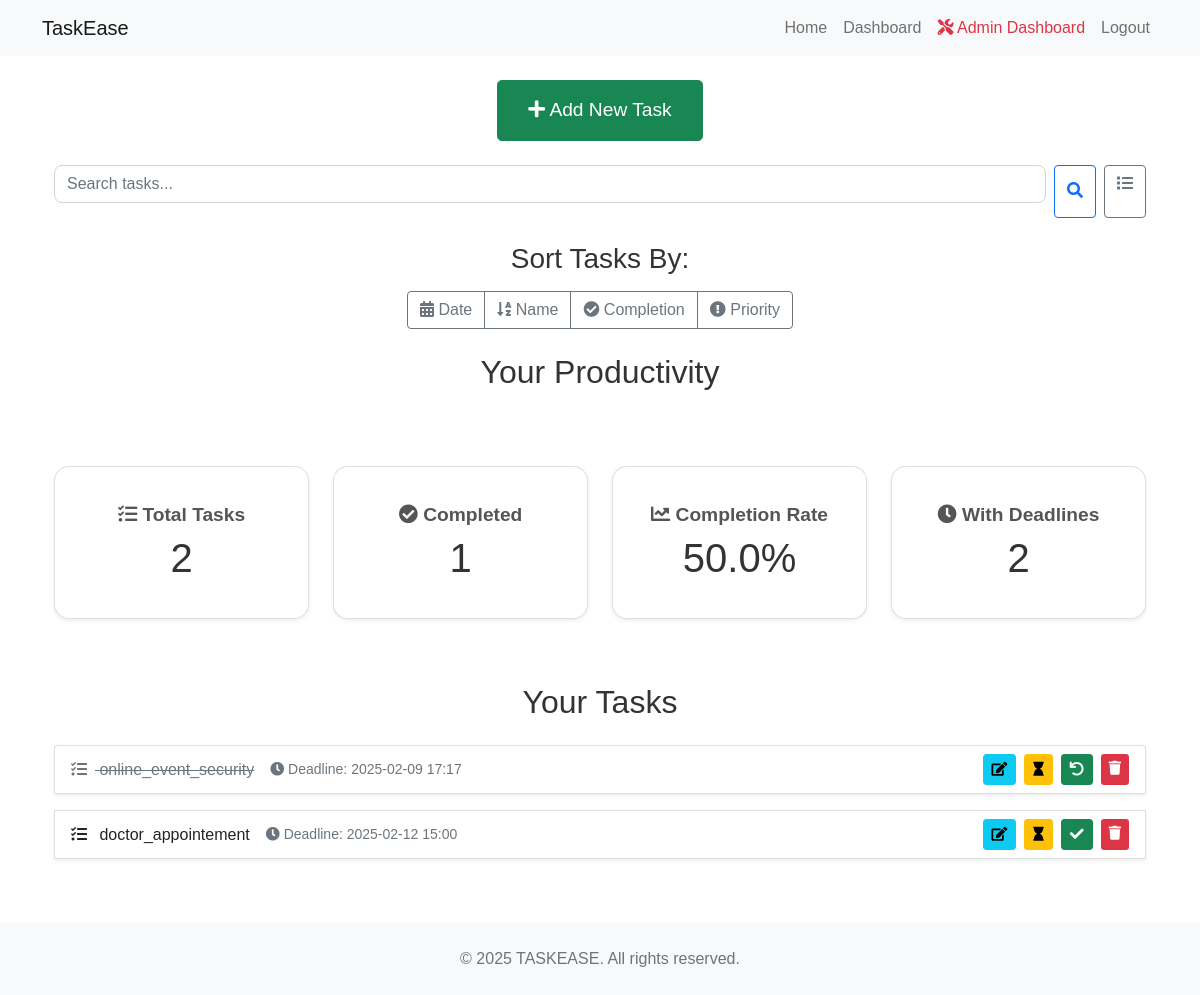
Page /dashboard?sort=priority&search= (signed in) on the committed database.
### app.py (models this page shows)
class Task(db.Model):
    id = db.Column(db.Integer, primary_key=True)
    content = db.Column(db.String(200), nullable=False)
    completed = db.Column(db.Boolean, default=False)
    date_created = db.Column(db.DateTime, default=datetime.utcnow)
    deadline = db.Column(db.DateTime, nullable=True)
    user_id = db.Column(db.Integer, db.ForeignKey('user.id'), nullable=False)

### app.py (the view)
@app.route('/dashboard')
@login_required
def index():
    sort_by = request.args.get('sort', 'date')  # Default sort by date
    search_query = request.args.get('search', '')  # Get search query
    tasks_query = Task.query.filter_by(user_id=current_user.id)
    if search_query:
        tasks_query = tasks_query.filter(Task.content.ilike(f'%{search_query}%'))
    if sort_by == 'name':
        tasks = tasks_query.order_by(Task.content).all()
    elif sort_by == 'complete':
        tasks = tasks_query.order_by(Task.completed).all()
    elif sort_by == 'priority':
        tasks = tasks_query.order_by(
            Task.deadline.asc().nulls_last(),  # Tasks without deadlines come last
            Task.content.asc()
        ).all()
    else:
        tasks = tasks_query.order_by(Task.date_created).all()
    return render_template('index.html', tasks=tasks)

### app.py (called while the page is built)
@login_manager.user_loader
def load_user(user_id):
    return User.query.get(int(user_id))

### templates/index.html (shortened to what this page needs)
{% extends "base.html" %}
{% block content %}
    <div class="container">
        <div class="text-center mb-4">
            <a href="{{ url_for('add_task') }}" class="btn btn-success btn-lg">
                <i class="fas fa-plus"></i> Add New Task
            </a>
        </div>
        <div class="mb-4">
            <form action="{{ url_for('index') }}" method="GET" class="d-flex">
                <input type="text" name="search" class="form-control me-2" placeholder="Search tasks..." value="{{ request.args.get('search', '') }}">
                <button type="submit" class="btn btn-outline-primary me-2" title="Search">
                    <i class="fas fa-search"></i>
                </button>
                <a href="{{ url_for('index') }}" class="btn btn-outline-secondary" title="All Tasks">
                    <i class="fas fa-list"></i>
                </a>
            </form>
        </div>
        <div class="text-center mb-4">
            <h3 class="mb-3">Sort Tasks By:</h3>
            <div class="btn-group" role="group">
                <a href="{{ url_for('index', sort='date', search=request.args.get('search', '')) }}" class="btn btn-outline-secondary">
                    <i class="fas fa-calendar-alt"></i> Date
                </a>
                <a href="{{ url_for('index', sort='name', search=request.args.get('search', '')) }}" class="btn btn-outline-secondary">
                    <i class="fas fa-sort-alpha-down"></i> Name
                </a>
                <a href="{{ url_for('index', sort='complete', search=request.args.get('search', '')) }}" class="btn btn-outline-secondary">
                    <i class="fas fa-check-circle"></i> Completion
                </a>
                <a href="{{ url_for('index', sort='priority', search=request.args.get('search', '')) }}" class="btn btn-outline-secondary">
                    <i class="fas fa-exclamation-circle"></i> Priority
                </a>
            </div>
        </div>
        <div class="productivity-section mb-5">
            <h2 class="text-center mb-4">Your Productivity</h2>
            <div class="row">
                <div class="col-md-3 col-sm-6 mb-3">
                    <div class="card text-center shadow-sm">
                        <div class="card-body">
                            <h5 class="card-title"><i class="fas fa-tasks"></i> Total Tasks</h5>
                            <p class="card-text display-6">{{ tasks|length }}</p>
                        </div>
                    </div>
                </div>
                <div class="col-md-3 col-sm-6 mb-3">
                    <div class="card text-center shadow-sm">
                        <div class="card-body">
                            <h5 class="card-title"><i class="fas fa-check-circle"></i> Completed</h5>
                            <p class="card-text display-6">{{ tasks|selectattr('completed')|list|length }}</p>
                        </div>
                    </div>
                </div>
                <div class="col-md-3 col-sm-6 mb-3">
                    <div class="card text-center shadow-sm">
                        <div class="card-body">
                            <h5 class="card-title"><i class="fas fa-chart-line"></i> Completion Rate</h5>
                            <p class="card-text display-6">
                                {% if tasks|length > 0 %}
                                    {{ ((tasks|selectattr('completed')|list|length / tasks|length) * 100)|round(2) }}%
                                {% else %}
                                    0%
                                {% endif %}
                            </p>
                        </div>
                    </div>
                </div>
                <div class="col-md-3 col-sm-6 mb-3">
                    <div class="card text-center shadow-sm">
                        <div class="card-body">
                            <h5 class="card-title"><i class="fas fa-clock"></i> With Deadlines</h5>
                            <p class="card-text display-6">{{ tasks|selectattr('deadline')|list|length }}</p>
                        </div>
                    </div>
                </div>
            </div>
        </div>
        <div class="tasks mt-5">
            <h2 class="text-center mb-4">Your Tasks</h2>
            <div class="list-group">
                {% for task in tasks %}
                    <div class="list-group-item d-flex justify-content-between align-items-center mb-3 shadow-sm">
                        <div class="d-flex align-items-center">
                            <span class="task-content {% if task.completed %}text-decoration-line-through text-muted{% endif %}">
                                <i class="fas fa-tasks me-2"></i> {{ task.content }}
                            </span>
                            {% if task.deadline %}
                                <small class="text-muted ms-3">
                                    <i class="fas fa-clock"></i> Deadline: {{ task.deadline.strftime('%Y-%m-%d %H:%M') }}
                                </small>
                            {% endif %}
                        </div>
                        <div class="d-flex">
                            <div class="d-none d-md-flex">
                                <a href="{{ url_for('edit_task', id=task.id) }}" class="btn btn-sm btn-info me-2" title="Edit">
                                    <i class="fas fa-edit"></i>
                                </a>
                                <button class="btn btn-sm btn-warning me-2" data-bs-toggle="modal" data-bs-target="#timeLimitModal{{ task.id }}" title="Set Time">
                                    <i class="fas fa-hourglass"></i>
                                </button>
                                <a href="{{ url_for('complete', id=task.id) }}" class="btn btn-sm btn-success me-2" title="{% if task.completed %}Undo{% else %}Complete{% endif %}">
                                    {% if task.completed %}<i class="fas fa-undo"></i>{% else %}<i class="fas fa-check"></i>{% endif %}
                                </a>
                                <a href="{{ url_for('delete', id=task.id) }}" class="btn btn-sm btn-danger" title="Delete">
                                    <i class="fas fa-trash"></i>
                                </a>
                            </div>
                        </div>
                    </div>
                {% else %}
                    <div class="alert alert-info text-center">
                        No tasks found. Add a new task to get started!
                    </div>
                {% endfor %}
            </div>
        </div>
    </div>
{% endblock %}
{% block footer %}
    <footer class="footer bg-light py-4 mt-5">
        <div class="container text-center">
            <span class="text-muted">&copy; 2025 TASKEASE. All rights reserved.</span>
        </div>
    </footer>
{% endblock %}

### static/style.css (style rules this page uses)
.card { border-radius: 15px; margin-top: 50px; padding: 20px; box-shadow: 0 4px 8px rgba(0, 0, 0, 0.1); }
.form-control { border-radius: 8px; margin-bottom: 15px; }
a { color: #7091E6; }
.footer { background-color: #EDEBF5; position: relative; bottom: 0; width: 100%; padding: 20px 0; color: #8697C4; text-align: center; }
html { scroll-behavior: smooth; }
body { font-family: Arial, sans-serif; margin: 0; padding: 0; color: #333; }
.btn-lg { padding: 15px 30px; font-size: 1.2rem; }
.card { border-radius: 15px; box-shadow: 0 4px 8px rgba(0, 0, 0, 0.1); }
.card-title { font-size: 1.2rem; font-weight: bold; color: #555; }
.btn-danger { background-color: #dc3545; border: none; }

### rows in the picture
Task: content "online_event_security", deadline "2025-02-09 17:17", completed True (drawn)
Task: content "doctor_appointement", deadline "2025-02-12 15:00", completed False (drawn)

### other values in the picture
{{ tasks|length }} "2"
{{ tasks|selectattr('completed')|list|length }} "1"
{{ tasks|selectattr('deadline')|list|length }} "2"
